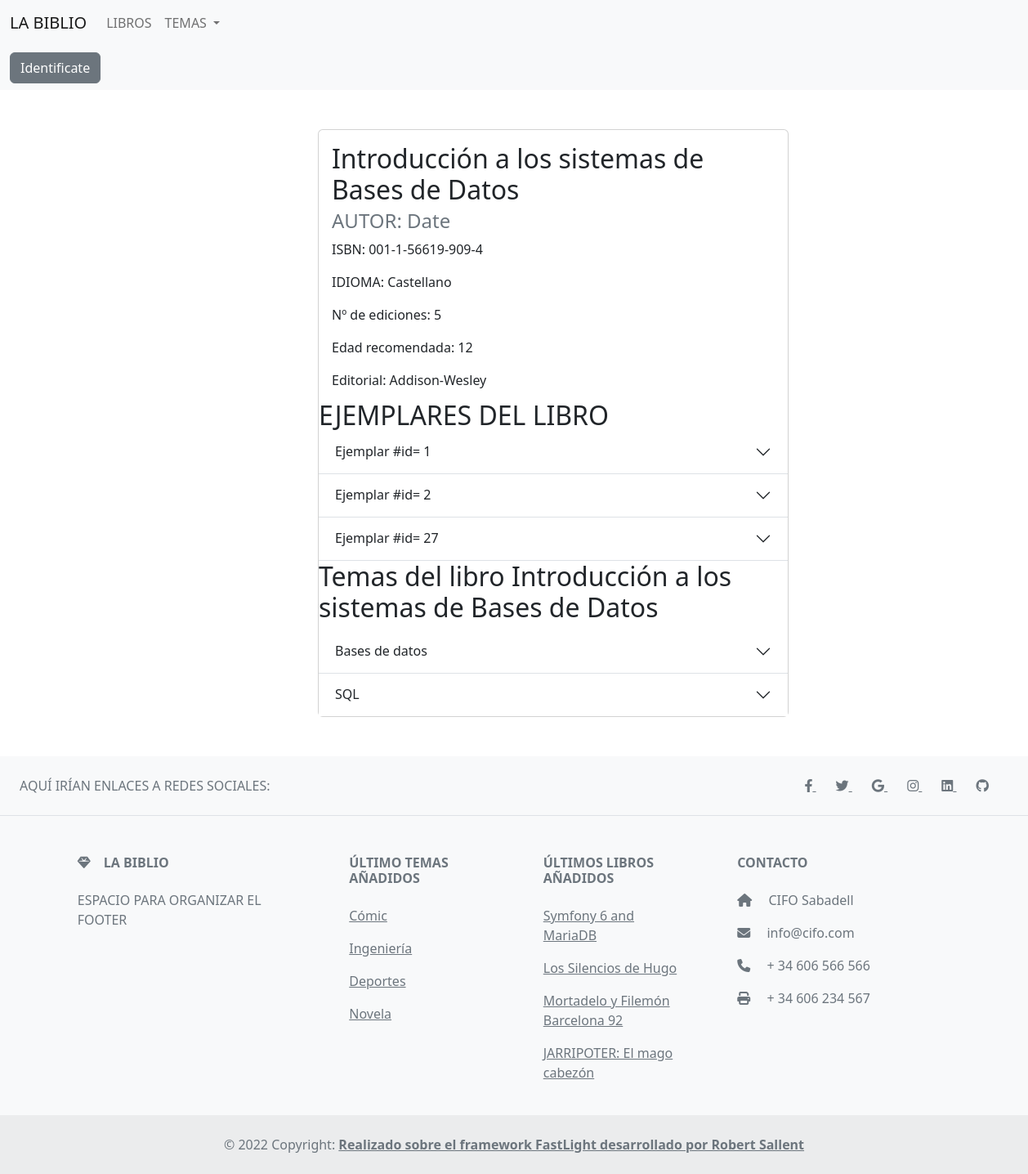
Page /libro/show/1 on the committed database.
### tables this page shows
CREATE TABLE libros (
  id INT(11) NOT NULL AUTO_INCREMENT PRIMARY KEY,
  isbn CHAR(17) NOT NULL UNIQUE KEY,
  titulo VARCHAR(64) NOT NULL,
  editorial VARCHAR(64) NOT NULL,
  idioma VARCHAR(64) NOT NULL DEFAULT 'Castellano',
  autor VARCHAR(256) NOT NULL,
  ediciones INT(11) NOT NULL DEFAULT 1,
  edadrecomendada INT DEFAULT 0
);

CREATE TABLE ejemplares (
  id INT(11) NOT NULL AUTO_INCREMENT PRIMARY KEY,
  idlibro INT(11) NOT NULL,
  anyo INT(11) NOT NULL COMMENT 'Año de edición',
  edicion INT(11) NOT NULL DEFAULT 1 COMMENT 'Número de edición',
  precio FLOAT NOT NULL DEFAULT 0,

   
  FOREIGN KEY (idlibro) REFERENCES libros(id) 
	ON UPDATE CASCADE ON DELETE CASCADE
);

CREATE TABLE temas (
  id INT(11) NOT NULL AUTO_INCREMENT PRIMARY KEY,
  tema VARCHAR(256) NOT NULL,
  descripcion TEXT NOT NULL
);

### views/libro/detalles.php (the view, shortened to what the rows shown need)
<?php
Basic::getHead('TODOS LOS LIBROS');
?>
<div class="container-fluid m-5">
    <div class="card mx-auto" style="width: 36rem;">
        <div class="card-body">
            <h2 class="card-title h2"><?php echo "$libro->titulo"; ?></h2>
            <h4 class="card-subtitle mb-2 text-muted h4">AUTOR: <?php echo "$libro->autor" ?></h4>
            <p class="card-text">ISBN: <?php echo "$libro->isbn " ?>
            <p class="card-text">IDIOMA: <?php echo "$libro->idioma" ?></p>
            <p class="card-text">Nº de ediciones: <?php echo "$libro->ediciones" ?></p>
            <p class="card-text">Edad recomendada: <?php echo "$libro->edadrecomendada" ?></p>
            <p class="card-text">Editorial: <?php echo "$libro->editorial" ?></p>
        </div>
        <?php
        if ($ejemplares) {
            echo "<h2 class='card-subtitle h2'>EJEMPLARES DEL LIBRO</h2>";
            echo "<div class='accordion accordion-flush' id='accordionFlushExample'>";
            foreach ($ejemplares as $ejemplar) {
                $ejemplar->getEstadoEjemplar($ejemplar->id);
                echo "<div class='accordion-item'>
                <h2 class='accordion-header' id='flush-heading$ejemplar->edicion$ejemplar->id'>
                    <button class='accordion-button collapsed' type='button' data-bs-toggle='collapse' data-bs-target='#flush-collapse$ejemplar->edicion$ejemplar->id' aria-expanded='false' aria-controls='flush-collapse$ejemplar->edicion$ejemplar->id'>
                        Ejemplar #id= $ejemplar->id
                    </button>
                    <div class='modal fade' id='destroyEjemplar$ejemplar->id' tabindex='-1' aria-labelledby='destroyEjemplarLabel' aria-hidden='true'>
                        <div class='modal-dialog'>
                        <div class='modal-content'>
                            <div class='modal-header'>
                            <h5 class='modal-title' id='destroyEjemplarLabel$ejemplar->id'>Vas a borrar el ejemplar # $ejemplar->id del libro $libro->titulo </h5>
                            <button type='button' class='btn-close' data-bs-dismiss='modal' aria-label='Close'></button>
                            </div>
                            <div class='modal-body'>
                            <h5 class='modal-title' id='destroyEjemplarLabel$ejemplar->id'>Esta acción es irreversible, ¿estás seguro? </h5>
                            <form action='/ejemplar/destroy/$ejemplar->id' method='post' onsubmit='alertToast();'>
                                <input type='hidden' class='form-control' name='id' value='$ejemplar->id' >
                            </div>
                            <div class='modal-footer'>
                                <button type='button' class='btn btn-secondary' data-bs-dismiss='modal'>Cerrar</button>
                                <button type='submit' class='btn btn-danger mx-auto' data-bs-toggle='modal' data-bs-target='#destroyEjemplar$ejemplar->id'>BORRAR EJEMPLAR</button>
                            </div>
                            </form>
                        </div>
                        </div>
                    </div>
                </h2>
                <div id='flush-collapse$ejemplar->edicion$ejemplar->id' class='accordion-collapse collapse' aria-labelledby='flush-heading$ejemplar->edicion$ejemplar->id' data-bs-parent='#accordionFlushExample'>
                    <div class='accordion-body'>Precio: <code>$ejemplar->precio €</code> Año: $ejemplar->anyo Edición: $ejemplar->edicion </div>";
                echo "</div>
            </div>";
            }
        } else {
            echo "<h3>No tenemos ejemplares de este Libro</h3>";
        }
        ?>
        <h2 class="h2">Temas del libro <?php echo "$libro->titulo" ?></h2>
        <?php
        if ($temasLibro) {
            echo "<div class='accordion accordion-flush' id='accordionFlushExample'>";
            foreach ($temasLibro as $temaLibro) {
                echo "<div class='accordion-item'>
                <h2 class='accordion-header' id='flush-heading$temaLibro->id'>
                    <button class='accordion-button collapsed' type='button' data-bs-toggle='collapse' data-bs-target='#flush-collapse$temaLibro->id' aria-expanded='false' aria-controls='flush-collapse$temaLibro->id'>
                    $temaLibro->tema
                </button>
                </h2>
                <div id='flush-collapse$temaLibro->id' class='accordion-collapse collapse' aria-labelledby='flush-heading$temaLibro->id' data-bs-parent='#accordionFlushExample'>
                    <div class='accordion-body'>Descripción: $temaLibro->descripcion </div>
                </div>
            </div>";
            }
        } else {
            echo "No tenemos Temas de este Libro";
        }
        ?>
    </div>
</div>
</div>
</div>
<?php
Basic::getFooter();
?>

### templates/Basic.php (shortened to what the rows shown need)
<?php
class Basic {
    public static function getHead( $page = ''){ ?>
              <!DOCTYPE html>
                <html lang='es'>
                    <head>
                        <link href="https://cdn.jsdelivr.net/npm/bootstrap@5.2.1/dist/css/bootstrap.min.css" rel="stylesheet">
                        <link rel="stylesheet" type="text/css" href="https://cdn.datatables.net/1.12.1/css/jquery.dataTables.css">
                        <link rel="stylesheet" href="https://cdnjs.cloudflare.com/ajax/libs/font-awesome/6.2.0/css/all.min.css" />
                    </head>
                    <body>
    <?php
    }
    public static function getHeader(){?>
    <?php }
    public static function getFooter( ){
        echo '
        <footer class="text-center text-lg-start bg-light text-muted">
          <section class="d-flex justify-content-center justify-content-lg-between p-4 border-bottom">
            <div class="me-5 d-none d-lg-block">
              <span>AQUÍ IRÍAN ENLACES A REDES SOCIALES:</span>
            </div>
            <div>
              <a href="" class="me-4 text-reset">
                <i class="fab fa-facebook-f"></i>
              </a>
              <a href="" class="me-4 text-reset">
                <i class="fab fa-twitter"></i>
              </a>
              <a href="" class="me-4 text-reset">
                <i class="fab fa-google"></i>
              </a>
              <a href="" class="me-4 text-reset">
                <i class="fab fa-instagram"></i>
              </a>
              <a href="" class="me-4 text-reset">
                <i class="fab fa-linkedin"></i>
              </a>
              <a href="" class="me-4 text-reset">
                <i class="fab fa-github"></i>
              </a>
            </div>
          </section>
          <section class="">
            <div class="container text-center text-md-start mt-5">
              <div class="row mt-3">
                <div class="col-md-3 col-lg-4 col-xl-3 mx-auto mb-4">
                  <h6 class="text-uppercase fw-bold mb-4">
                    <i class="fas fa-gem me-3"></i>LA BIBLIO
                  </h6>
                  <p>
                   ESPACIO PARA ORGANIZAR EL FOOTER
                  </p>
                </div>
                <div class="col-md-2 col-lg-2 col-xl-2 mx-auto mb-4">
                  <h6 class="text-uppercase fw-bold mb-4">
                    ÚLTIMO TEMAS AÑADIDOS
                  </h6>';
                  $temas = Tema::getFourLastAdded();
                  foreach ($temas as $tema){
                    echo "<p>
                            <a href='/libro/tema/$tema->id' class='text-reset'>$tema->tema</a>
                          </p>";
                  }
                  echo '
                </div>
                <div class="col-md-3 col-lg-2 col-xl-2 mx-auto mb-4">
                  <h6 class="text-uppercase fw-bold mb-4">
                    ÚLTIMOS LIBROS AÑADIDOS
                  </h6>'
                  ;
                  $libros = Libro::getFourLastAdded();
                  foreach ($libros as $libro){
                    echo "<p>
                            <a href='/libro/show/$libro->id' class='text-reset'>$libro->titulo</a>
                          </p>";
                  }
                  echo '
                </div>
                <div class="col-md-4 col-lg-3 col-xl-3 mx-auto mb-md-0 mb-4">
                  <h6 class="text-uppercase fw-bold mb-4">Contacto</h6>
                  <p><i class="fas fa-home me-3"></i> CIFO Sabadell</p>
                  <p>
                    <i class="fas fa-envelope me-3"></i>
                    info@cifo.com
                  </p>
                  <p><i class="fas fa-phone me-3"></i> + 34 606 566 566</p>
                  <p><i class="fas fa-print me-3"></i> + 34 606 234 567</p>
                </div>
              </div>
            </div>
          </section>
          <div class="text-center p-4" style="background-color: rgba(0, 0, 0, 0.05);">
            © 2022 Copyright:
            <a class="text-reset fw-bold" href="https://packagist.org/packages/robertsallent/fastlight">Realizado sobre el framework FastLight desarrollado por Robert Sallent</a>
          </div>
        </footer>
        </body>
        </html>
        ';
    }
}

### rows in the picture
libros: titulo "Introducción a los sistemas de Bases de Datos", autor "Date", isbn "001-1-56619-909-4", idioma "Castellano", ediciones "5", edadrecomendada "12", editorial "Addison-Wesley"
ejemplares: id "1"
ejemplares: id "2"
ejemplares: id "27"
temas: tema "Bases de datos"
temas: tema "SQL"
temas: tema "Cómic"
temas: tema "Ingeniería"
temas: tema "Deportes"
temas: tema "Novela"
libros: titulo "Symfony 6 and MariaDB"
libros: titulo "Los Silencios de Hugo"
libros: titulo "Mortadelo y Filemón Barcelona 92"
libros: titulo "JARRIPOTER: El mago cabezón"
